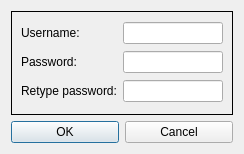
<?xml version="1.0" encoding="UTF-8"?>
<ui version="4.0">
 <class>newDialog</class>
 <widget class="QDialog" name="newDialog">
  <property name="geometry">
   <rect>
    <x>0</x>
    <y>0</y>
    <width>244</width>
    <height>154</height>
   </rect>
  </property>
  <property name="windowTitle">
   <string>New profile</string>
  </property>
  <layout class="QGridLayout">
   <item row="0" column="0" colspan="2">
    <widget class="QFrame" name="frame">
     <property name="frameShape">
      <enum>QFrame::Box</enum>
     </property>
     <property name="frameShadow">
      <enum>QFrame::Plain</enum>
     </property>
     <layout class="QGridLayout">
      <item row="0" column="0">
       <widget class="QLabel" name="label">
        <property name="text">
         <string>Username:</string>
        </property>
       </widget>
      </item>
      <item row="0" column="1">
       <widget class="QLineEdit" name="lineEdit"/>
      </item>
      <item row="1" column="0">
       <widget class="QLabel" name="label_2">
        <property name="text">
         <string>Password:</string>
        </property>
       </widget>
      </item>
      <item row="1" column="1">
       <widget class="QLineEdit" name="lineEdit_2">
        <property name="text">
         <string/>
        </property>
        <property name="echoMode">
         <enum>QLineEdit::Password</enum>
        </property>
       </widget>
      </item>
      <item row="2" column="0">
       <widget class="QLabel" name="label_3">
        <property name="text">
         <string>Retype password:</string>
        </property>
       </widget>
      </item>
      <item row="2" column="1">
       <widget class="QLineEdit" name="lineEdit_3">
        <property name="text">
         <string/>
        </property>
        <property name="echoMode">
         <enum>QLineEdit::Password</enum>
        </property>
       </widget>
      </item>
     </layout>
    </widget>
   </item>
   <item row="1" column="0">
    <widget class="QPushButton" name="pushButton">
     <property name="text">
      <string>OK</string>
     </property>
    </widget>
   </item>
   <item row="1" column="1">
    <widget class="QPushButton" name="pushButton_2">
     <property name="text">
      <string>Cancel</string>
     </property>
    </widget>
   </item>
  </layout>
 </widget>
 <resources/>
 <connections/>
</ui>
